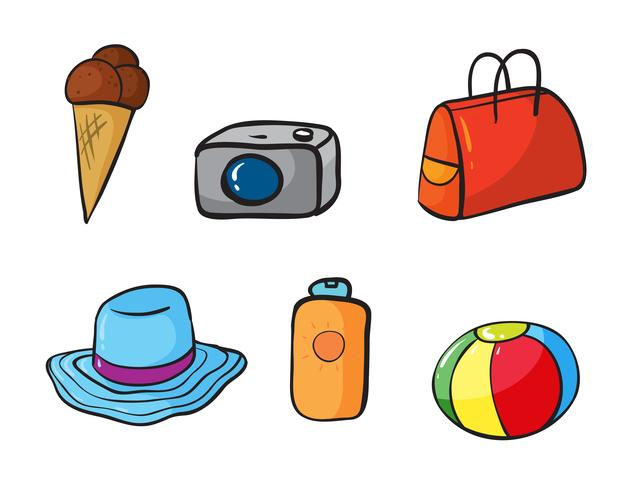
#> input picture Vision/Parcial 1/Practica 5 ventanas/ventanas.jpg, 636 x 490 px
$ python 'Practica 5 ventanas.py'
#> lines starting #> are read from the running program, lines starting #| are printed output that depends on the picture; after the words box and inside, x2 and y2 are one past the last pixel; in counts of white or black regions, pixels touching at a corner belong together
#> further down, imagen is the input picture: shape (490, 636, 3); mean B, G, R 212.2, 216.6, 226.9
import cv2

def mostrar(imagen, window_name="Imagen"):
    cv2.imshow(window_name, imagen)
    cv2.waitKey(0)
    cv2.destroyAllWindows()

def clasificador(imagen):
    gris = cv2.cvtColor(imagen, cv2.COLOR_BGR2GRAY)
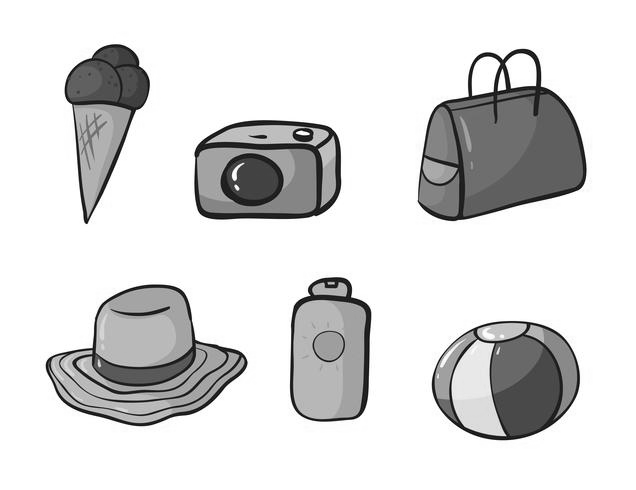
#> gris: shape (490, 636); min 0, max 255, mean 219.2
    binarizada = cv2.adaptiveThreshold(gris, 255, cv2.ADAPTIVE_THRESH_GAUSSIAN_C, cv2.THRESH_BINARY_INV, 11, 2)
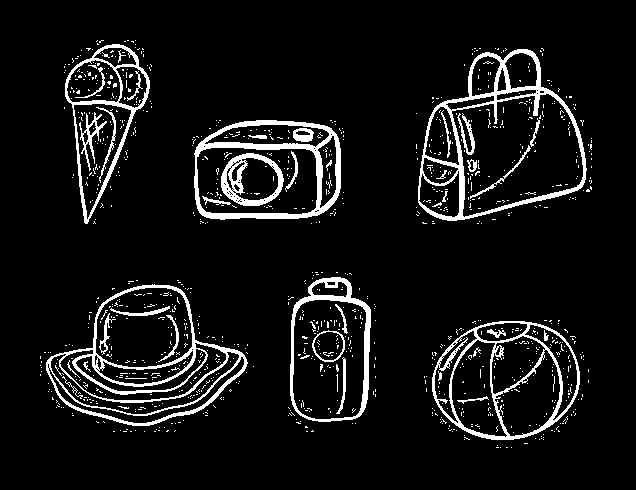
#> binarizada: shape (490, 636); 7.9% white; 1109 white regions (1069 under 20 px)
    return binarizada

def etiquetado(imagent):
    contornos, _ = cv2.findContours(imagent, cv2.RETR_EXTERNAL, cv2.CHAIN_APPROX_SIMPLE)
#> contornos = 392 contours, 386 with area under 20; largest, box (x1, y1, x2, y2) and area: (418, 49, 587, 221) 20160, (46, 284, 248, 426) 17430, (432, 321, 580, 440) 13700, (194, 120, 341, 220) 12973, (290, 277, 371, 422) 9910, (65, 44, 150, 224) 8214
    return contornos

imagen = cv2.imread("ventanas.jpg")
mostrar(imagen)

imagent = clasificador(imagen)
mostrar(imagent, "Clasificado")

contornos = etiquetado(imagent)

for contorno in contornos:
    x, y, w, h = cv2.boundingRect(contorno)
    cv2.rectangle(imagen, (x, y), (x + w, y + h), (0, 255, 0), 2)
#> this loop made 392 passes
#> (x, y, w, h) on passes 1, 3, 5: (511, 447, 1, 1), (500, 447, 1, 1), (497, 445, 1, 1)
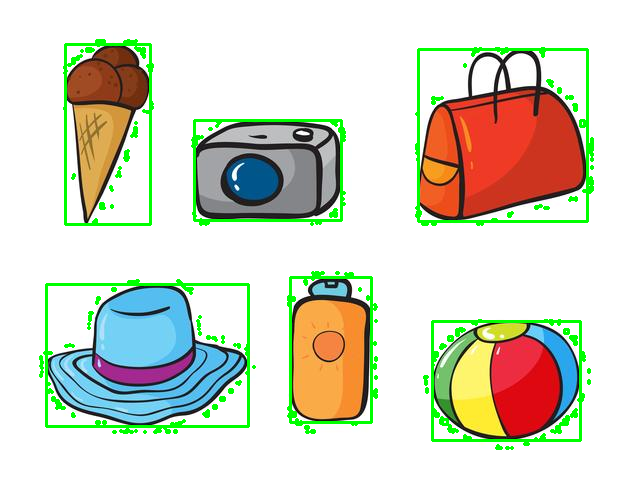
#> imagen: shape (490, 636, 3); 4.79% of pixels changed, all inside (x1, y1, x2, y2) = (39, 39, 594, 450)

mostrar(imagen, "Objetos Detectados")
